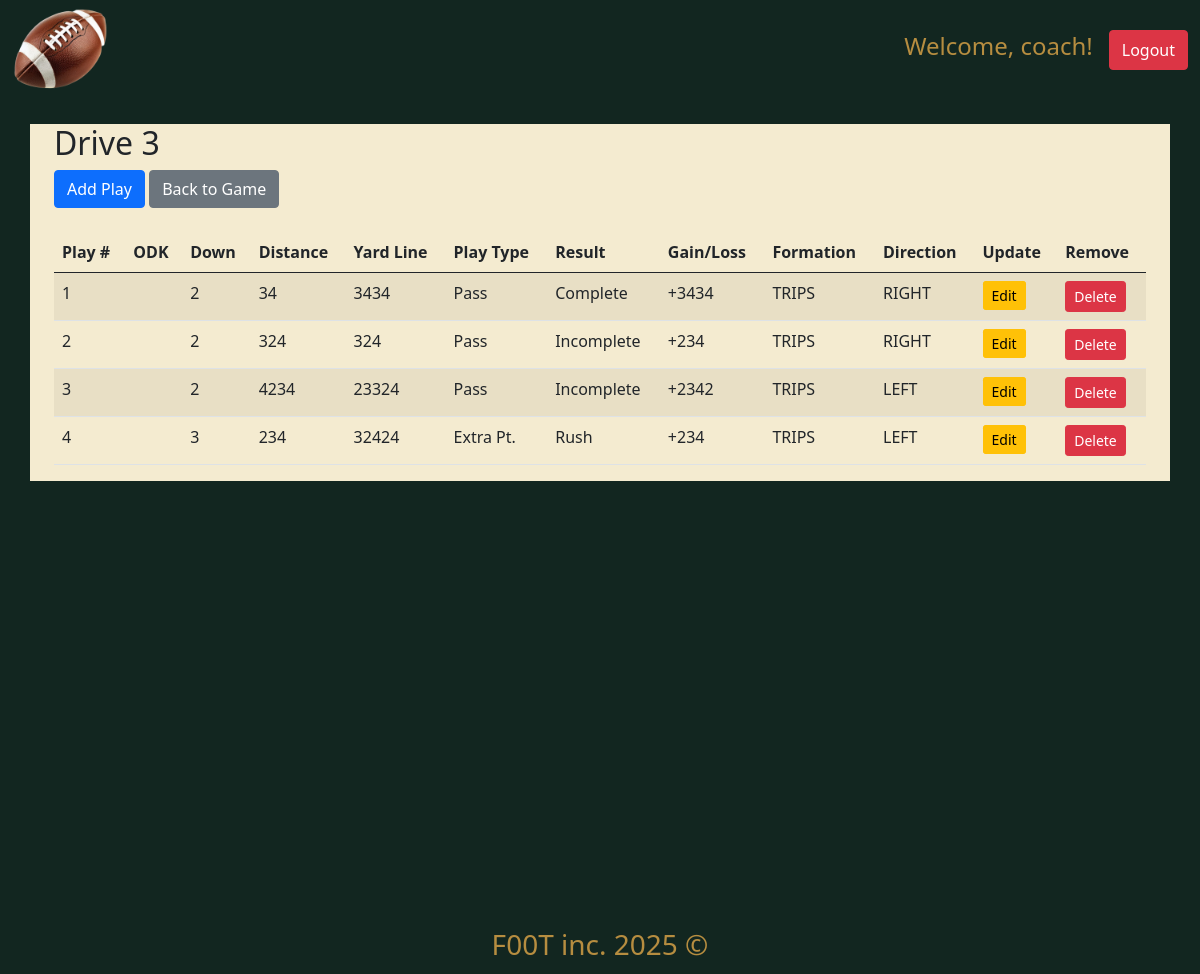
/drive/3 (signed in), run on the app's committed database.
### models.py (models this page shows)
class Drive(db.Model):
    id = db.Column(db.Integer, primary_key=True)
    game_id = db.Column(db.Integer, db.ForeignKey('game.id'), nullable=False)
    result = db.Column(db.String(50))
    plays = db.relationship('Play', backref='drive', lazy=True, cascade="all, delete-orphan")

class Play(db.Model):
    id = db.Column(db.Integer, primary_key=True)
    drive_id = db.Column(db.Integer, db.ForeignKey('drive.id'), nullable=False)
    quarter = db.Column(db.Integer)
    down = db.Column(db.Integer)
    distance = db.Column(db.Integer)
    yard_line = db.Column(db.Integer)
    play_type = db.Column(db.String(50))
    play_direction = db.Column(db.String(20))  # Added this field
    result = db.Column(db.String(50))
    gain_loss = db.Column(db.Integer)
    personnel = db.Column(db.String(20))
    off_form = db.Column(db.String(50))
    form_adj = db.Column(db.String(50))
    dir_call = db.Column(db.String(50))
    off_play = db.Column(db.String(50))

### app.py (the view)
@app.route('/drive/<int:drive_id>')
def drive_detail(drive_id):
    drive = Drive.query.get_or_404(drive_id)
    return render_template('components/drive_detail.html', drive=drive)

### templates/components/drive_detail.html
{% extends "index.html" %} {% block title %}Drive {{ drive.id }}{% endblock %}
{% block content %}
<div class="container">
  <div class="row mb-4">
    <div class="col">
      <h2>Drive {{ drive.id }}</h2>
      <a
        href="{{ url_for('add_play', drive_id=drive.id) }}"
        class="btn btn-primary"
        >Add Play</a
      >
      <a
        href="{{ url_for('game_detail', game_id=drive.game_id) }}"
        class="btn btn-secondary"
        >Back to Game</a
      >
    </div>
  </div>
  <div class="row">
    <div class="col">
      <div class="table-responsive">
        <table class="table table-striped">
          <thead>
            <tr>
              <th>Play #</th>
              <th>ODK</th>
              <th>Down</th>
              <th>Distance</th>
              <th>Yard Line</th>
              <th>Play Type</th>
              <th>Result</th>
              <th>Gain/Loss</th>
              <th>Formation</th>
              <th>Direction</th>
              <th>Update</th>
              <th>Remove</th>
            </tr>
          </thead>
          <tbody>
            {% for play in drive.plays %}
            <tr>
              <td>{{ loop.index }}</td>
              <td>{{ play.odk }}</td>
              <td>{{ play.down }}</td>
              <td>{{ play.distance }}</td>
              <td>{{ play.yard_line }}</td>
              <td>{{ play.play_type }}</td>
              <td>{{ play.result }}</td>
              <td>
                {% if play.gain_loss > 0 %}+{% endif %}{{ play.gain_loss }}
              </td>
              <td>{{ play.off_form }}</td>
              <td>{{ play.dir_call }}</td>
              <td>
                <a
                  href="{{ url_for('edit_play', play_id=play.id) }}"
                  class="d-inline btn btn-sm btn-warning"
                >
                  Edit</a
                >
              </td>
              <td>
                <form
                  action="{{ url_for('delete_play', play_id=play.id) }}"
                  method="POST"
                  class="d-inline"
                >
                  <button
                    type="submit"
                    class="btn btn-sm btn-danger"
                    onclick="return confirm('Delete this play?')"
                  >
                    Delete
                  </button>
                </form>
              </td>
            </tr>
            {% endfor %}
          </tbody>
        </table>
      </div>
    </div>
  </div>
</div>
{% endblock %}

### data on the page
Drive: id "3"
Play: down "2", distance "34", yard_line "3434", play_type "Pass", result "Complete", gain_loss "3434", off_form "TRIPS", dir_call "RIGHT"
Play: down "2", distance "324", yard_line "324", play_type "Pass", result "Incomplete", gain_loss "234", off_form "TRIPS", dir_call "RIGHT"
Play: down "2", distance "4234", yard_line "23324", play_type "Pass", result "Incomplete", gain_loss "2342", off_form "TRIPS", dir_call "LEFT"
Play: down "3", distance "234", yard_line "32424", play_type "Extra Pt.", result "Rush", gain_loss "234", off_form "TRIPS", dir_call "LEFT"

### other printed values
{{ session['username'] }} "coach"
